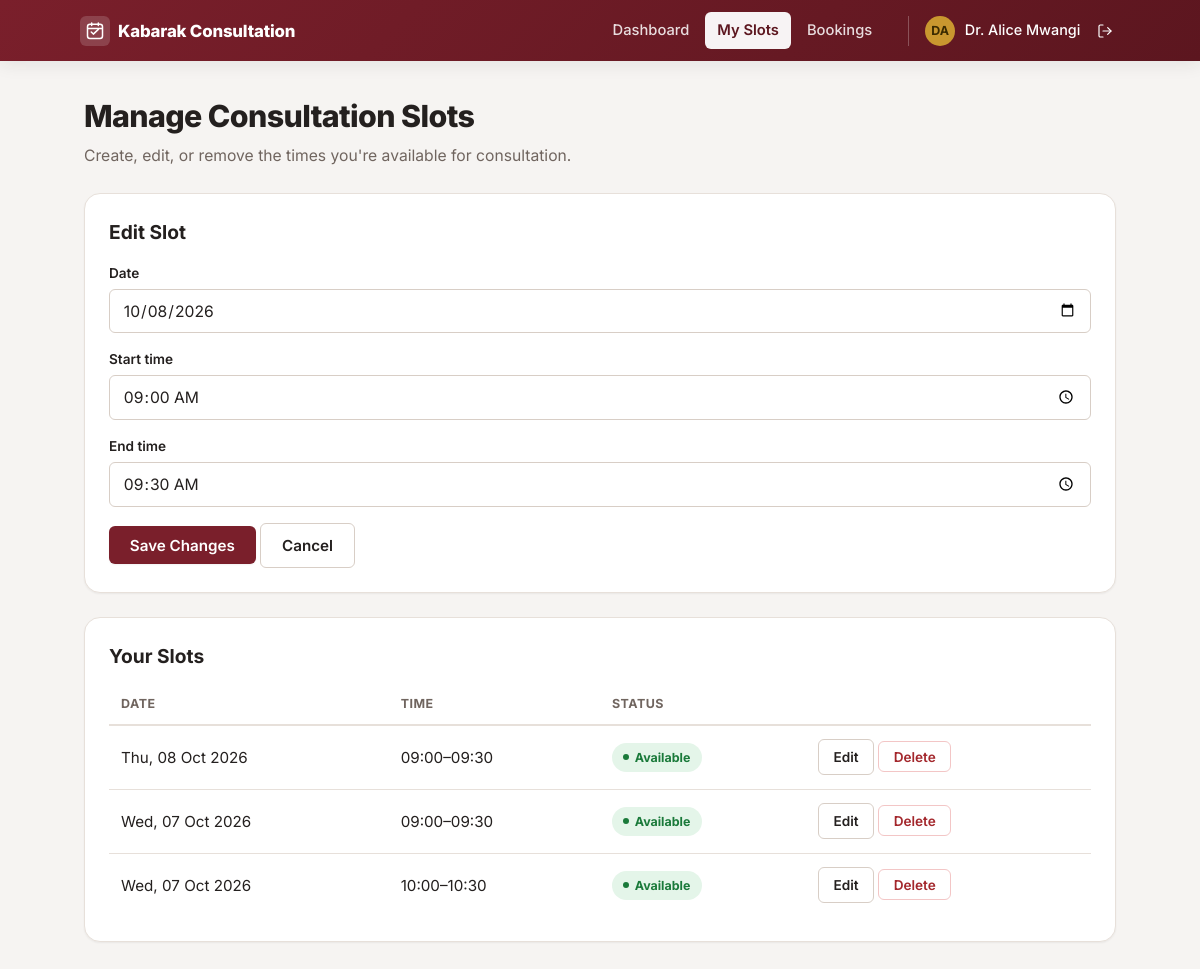
Page /lecturer/manage_slots.php?edit=3 (signed in) on the committed database.
### tables this page shows
CREATE TABLE IF NOT EXISTS users (
  id INT AUTO_INCREMENT PRIMARY KEY,
  full_name VARCHAR(150) NOT NULL,
  email VARCHAR(190) NOT NULL UNIQUE,
  password_hash VARCHAR(255) NOT NULL,
  role ENUM('student', 'lecturer') NOT NULL,
  course VARCHAR(150) NULL,
  department VARCHAR(150) NULL,
  created_at TIMESTAMP NOT NULL DEFAULT CURRENT_TIMESTAMP
);

CREATE TABLE IF NOT EXISTS consultation_slots (
  id INT AUTO_INCREMENT PRIMARY KEY,
  lecturer_id INT NOT NULL,
  slot_date DATE NOT NULL,
  start_time TIME NOT NULL,
  end_time TIME NOT NULL,
  status ENUM('available', 'booked') NOT NULL DEFAULT 'available',
  created_at TIMESTAMP NOT NULL DEFAULT CURRENT_TIMESTAMP,
  CONSTRAINT fk_slots_lecturer FOREIGN KEY (lecturer_id) REFERENCES users(id) ON DELETE CASCADE,
  CONSTRAINT chk_slot_time CHECK (end_time > start_time)
);

### src/db.php (called while the page is built)
<?php
function get_pdo(): PDO
{
    static $pdo = null;
    if ($pdo !== null) {
        return $pdo;
    }
    $config = require __DIR__ . '/config.php';
    $dsn = sprintf(
        'mysql:host=%s;port=%s;dbname=%s;charset=utf8mb4',
        $config['db_host'],
        $config['db_port'],
        $config['db_name']
    );
    $pdo = new PDO($dsn, $config['db_user'], $config['db_pass'], [
        PDO::ATTR_ERRMODE => PDO::ERRMODE_EXCEPTION,
        PDO::ATTR_DEFAULT_FETCH_MODE => PDO::FETCH_ASSOC,
        PDO::ATTR_EMULATE_PREPARES => false,
    ]);
    return $pdo;
}

### src/auth.php (called while the page is built, shortened)
<?php
require_once __DIR__ . '/db.php';
function current_user(): ?array
{
    $stmt = get_pdo()->prepare('SELECT id, full_name, email, role, course, department FROM users WHERE id = ?');
    $stmt->execute([$_SESSION['user_id']]);
    $user = $stmt->fetch();
    $cached = $user;
    return $cached;
}
function require_role(string $role): array
{
    $user = current_user();
    return $user;
}
function e(string $value): string
{
    return htmlspecialchars($value, ENT_QUOTES, 'UTF-8');
}

### src/availability.php (called while the page is built, shortened)
<?php
require_once __DIR__ . '/db.php';
function list_lecturer_slots(int $lecturerId): array
{
    $stmt = get_pdo()->prepare("
        SELECT id, slot_date, start_time, end_time, status
        FROM consultation_slots
        WHERE lecturer_id = ?
        ORDER BY slot_date DESC, start_time
    ");
    $stmt->execute([$lecturerId]);
    return $stmt->fetchAll();
}

### public/lecturer/manage_slots.php (the view, shortened to what this page needs)
<?php
$user = require_role('lecturer');
$pdo = get_pdo();
function fetch_own_slot(PDO $pdo, int $slotId, int $lecturerId): ?array
{
    $stmt = $pdo->prepare('SELECT * FROM consultation_slots WHERE id = ? AND lecturer_id = ?');
    $stmt->execute([$slotId, $lecturerId]);
    $slot = $stmt->fetch();
    return $slot ?: null;
}
$editSlot = null;
if (isset($_GET['edit'])) {
    $editSlot = fetch_own_slot($pdo, (int) $_GET['edit'], $user['id']);
}
$slots = list_lecturer_slots($user['id']);
require __DIR__ . '/../partials/header.php';
?>
<h1>Manage Consultation Slots</h1>
<p class="page-subtitle">Create, edit, or remove the times you're available for consultation.</p>
<div class="card">
  <h2><?= $editSlot ? 'Edit Slot' : 'Create a New Slot' ?></h2>
  <form method="post" action="/lecturer/manage_slots.php">
    <label for="slot_date">Date</label>
    <input type="date" id="slot_date" name="slot_date" min="<?= date('Y-m-d') ?>"
           value="<?= e($editSlot['slot_date'] ?? '') ?>" required>
    <label for="start_time">Start time</label>
    <input type="time" id="start_time" name="start_time" value="<?= e(substr($editSlot['start_time'] ?? '', 0, 5)) ?>" required>
    <label for="end_time">End time</label>
    <input type="time" id="end_time" name="end_time" value="<?= e(substr($editSlot['end_time'] ?? '', 0, 5)) ?>" required>
    <button type="submit" class="btn"><?= $editSlot ? 'Save Changes' : 'Create Slot' ?></button>
    <?php if ($editSlot): ?>
      <a class="btn btn-secondary" href="/lecturer/manage_slots.php">Cancel</a>
    <?php endif; ?>
  </form>
</div>
<div class="card">
  <h2>Your Slots</h2>
  <?php if (!$slots): ?>
    <div class="empty-state">
      <div class="empty-state-icon">&#128197;</div>
      <p>You haven't created any consultation slots yet.</p>
    </div>
  <?php else: ?>
    <div class="table-wrap">
      <table>
        <thead>
          <tr>
            <th>Date</th>
            <th>Time</th>
            <th>Status</th>
            <th></th>
          </tr>
        </thead>
        <tbody>
          <?php foreach ($slots as $slot): ?>
            <tr>
              <td data-label="Date"><?= e(date('D, d M Y', strtotime($slot['slot_date']))) ?></td>
              <td data-label="Time"><?= e(date('H:i', strtotime($slot['start_time']))) ?>&ndash;<?= e(date('H:i', strtotime($slot['end_time']))) ?></td>
              <td data-label="Status">
                <?php if ($slot['status'] === 'available'): ?>
                  <span class="badge badge-available">Available</span>
                <?php else: ?>
                  <span class="badge badge-full">Booked</span>
                <?php endif; ?>
              </td>
              <td data-label="">
                <?php if ($slot['status'] === 'available'): ?>
                  <a class="btn btn-sm btn-secondary" href="/lecturer/manage_slots.php?edit=<?= (int) $slot['id'] ?>">Edit</a>
                  <form method="post" action="/lecturer/manage_slots.php" style="display:inline;">
                    <button type="submit" class="btn btn-sm btn-danger">Delete</button>
                  </form>
                <?php else: ?>
                  <span class="muted">Cannot edit/remove</span>
                <?php endif; ?>
              </td>
            </tr>
          <?php endforeach; ?>
        </tbody>
      </table>
    </div>
  <?php endif; ?>
</div>
<?php require __DIR__ . '/../partials/footer.php'; ?>

### public/partials/header.php (shortened to what this page needs)
<?php
$user = $user ?? current_user();
$currentPath = parse_url($_SERVER['REQUEST_URI'] ?? '', PHP_URL_PATH);
function nav_link(string $href, string $label, string $currentPath): string
{
    $active = $currentPath === $href;
    $class = 'nav-link' . ($active ? ' active' : '');
    return sprintf('<a class="%s" href="%s">%s</a>', $class, e($href), e($label));
}
function initials(string $name): string
{
    $parts = preg_split('/\s+/', trim($name));
    $letters = array_map(fn($p) => strtoupper(substr($p, 0, 1)), array_slice($parts, 0, 2));
    return implode('', $letters) ?: '?';
}
?>
<!DOCTYPE html>
<html lang="en">
<head>
  <link rel="stylesheet" href="/assets/style.css">
</head>
<body>
<nav class="navbar">
  <div class="navbar-inner">
    <a href="/index.php" class="brand">
      <span class="brand-mark" aria-hidden="true">
      </span>
      <span class="brand-text">Kabarak Consultation</span>
    </a>
    <div class="navbar-links">
      <?php if ($user && $user['role'] === 'student'): ?>
        <?= nav_link('/student/dashboard.php', 'Dashboard', $currentPath) ?>
        <?= nav_link('/student/lecturers.php', 'Lecturers', $currentPath) ?>
        <?= nav_link('/student/my_bookings.php', 'My Bookings', $currentPath) ?>
      <?php elseif ($user && $user['role'] === 'lecturer'): ?>
        <?= nav_link('/lecturer/dashboard.php', 'Dashboard', $currentPath) ?>
        <?= nav_link('/lecturer/manage_slots.php', 'My Slots', $currentPath) ?>
        <?= nav_link('/lecturer/bookings.php', 'Bookings', $currentPath) ?>
      <?php else: ?>
        <?= nav_link('/login_student.php', 'Student Login', $currentPath) ?>
        <?= nav_link('/login_lecturer.php', 'Lecturer Login', $currentPath) ?>
        <?= nav_link('/register.php', 'Register', $currentPath) ?>
      <?php endif; ?>
    </div>
    <?php if ($user): ?>
      <div class="navbar-user">
        <span class="avatar" aria-hidden="true"><?= e(initials($user['full_name'])) ?></span>
        <span class="navbar-user-name"><?= e($user['full_name']) ?></span>
        <a href="/logout.php" class="btn-logout" title="Log out">
        </a>
      </div>
    <?php endif; ?>
  </div>
</nav>
<main class="container">

### rows in the picture
users: full_name "DA", full_name "Dr. Alice Mwangi"
consultation_slots: slot_date "10/08/2026", start_time "09:00", end_time "09:30", slot_date "Thu, 08 Oct 2026", status "Available"
consultation_slots: slot_date "Wed, 07 Oct 2026", start_time "09:00", end_time "09:30", status "Available"
consultation_slots: slot_date "Wed, 07 Oct 2026", start_time "10:00", end_time "10:30", status "Available"

### other values in the picture
$label "Dashboard My Slots Bookings"
